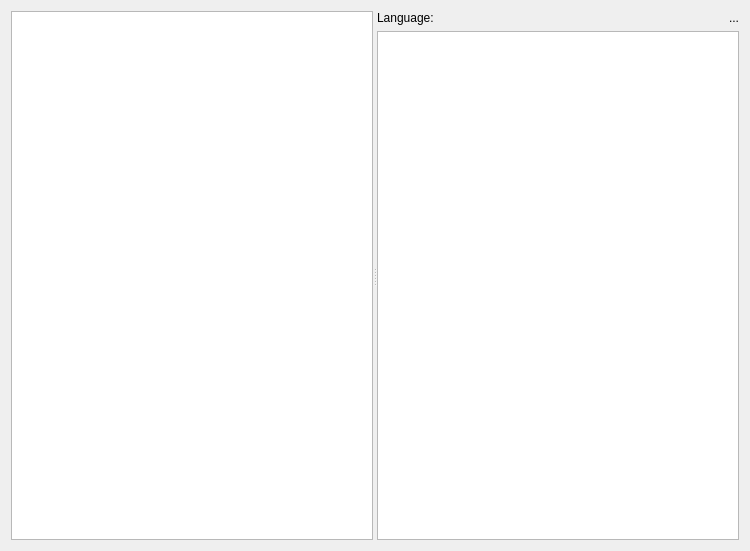
<?xml version="1.0" encoding="UTF-8"?>
<ui version="4.0">
 <class>FileListWindow</class>
 <widget class="QWidget" name="FileListWindow">
  <property name="geometry">
   <rect>
    <x>0</x>
    <y>0</y>
    <width>750</width>
    <height>551</height>
   </rect>
  </property>
  <property name="windowTitle">
   <string>Form</string>
  </property>
  <layout class="QGridLayout" name="gridLayout">
   <item row="1" column="1">
    <widget class="QSplitter" name="splitter">
     <property name="orientation">
      <enum>Qt::Horizontal</enum>
     </property>
     <widget class="QTreeView" name="treeView">
      <property name="editTriggers">
       <set>QAbstractItemView::NoEditTriggers</set>
      </property>
      <property name="uniformRowHeights">
       <bool>true</bool>
      </property>
     </widget>
     <widget class="QWidget" name="verticalLayoutWidget">
      <layout class="QVBoxLayout" name="verticalLayout">
       <item>
        <layout class="QHBoxLayout" name="horizontalLayout">
         <item>
          <widget class="QLabel" name="languageLabel">
           <property name="text">
            <string>Language:</string>
           </property>
           <property name="textInteractionFlags">
            <set>Qt::NoTextInteraction</set>
           </property>
          </widget>
         </item>
         <item>
          <widget class="QLabel" name="languageValue">
           <property name="text">
            <string notr="true">...</string>
           </property>
           <property name="alignment">
            <set>Qt::AlignRight|Qt::AlignTrailing|Qt::AlignVCenter</set>
           </property>
           <property name="textInteractionFlags">
            <set>Qt::NoTextInteraction</set>
           </property>
          </widget>
         </item>
        </layout>
       </item>
       <item>
        <widget class="QTextBrowser" name="textBrowser"/>
       </item>
      </layout>
     </widget>
    </widget>
   </item>
  </layout>
 </widget>
 <resources/>
 <connections/>
</ui>
